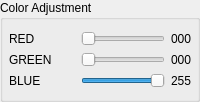
               <widget class="QGroupBox" name="groupBox">
                <property name="font">
                 <font>
                  <bold>false</bold>
                 </font>
                </property>
                <property name="title">
                 <string>Color Adjustment</string>
                </property>
                <layout class="QVBoxLayout" name="verticalLayout_18">
                 <property name="leftMargin">
                  <number>6</number>
                 </property>
                 <property name="rightMargin">
                  <number>6</number>
                 </property>
                 <item>
                  <layout class="QHBoxLayout" name="horizontalLayout_9">
                   <property name="spacing">
                    <number>6</number>
                   </property>
                   <item>
                    <widget class="QLabel" name="RLabel_text">
                     <property name="font">
                      <font>
                       <bold>false</bold>
                      </font>
                     </property>
                     <property name="text">
                      <string>RED</string>
                     </property>
                    </widget>
                   </item>
                   <item>
                    <widget class="QSlider" name="RSlider">
                     <property name="sizePolicy">
                      <sizepolicy hsizetype="Preferred" vsizetype="Fixed">
                       <horstretch>0</horstretch>
                       <verstretch>0</verstretch>
                      </sizepolicy>
                     </property>
                     <property name="maximum">
                      <number>255</number>
                     </property>
                     <property name="orientation">
                      <enum>Qt::Orientation::Horizontal</enum>
                     </property>
                    </widget>
                   </item>
                   <item>
                    <widget class="QLabel" name="RLabel">
                     <property name="maximumSize">
                      <size>
                       <width>20</width>
                       <height>16777215</height>
                      </size>
                     </property>
                     <property name="text">
                      <string notr="true">000</string>
                     </property>
                    </widget>
                   </item>
                  </layout>
                 </item>
                 <item>
                  <layout class="QHBoxLayout" name="horizontalLayout_10">
                   <item>
                    <widget class="QLabel" name="GLabel_text">
                     <property name="font">
                      <font>
                       <bold>false</bold>
                      </font>
                     </property>
                     <property name="text">
                      <string>GREEN</string>
                     </property>
                    </widget>
                   </item>
                   <item>
                    <widget class="QSlider" name="GSlider">
                     <property name="sizePolicy">
                      <sizepolicy hsizetype="Preferred" vsizetype="Fixed">
                       <horstretch>0</horstretch>
                       <verstretch>0</verstretch>
                      </sizepolicy>
                     </property>
                     <property name="maximum">
                      <number>255</number>
                     </property>
                     <property name="orientation">
                      <enum>Qt::Orientation::Horizontal</enum>
                     </property>
                    </widget>
                   </item>
                   <item>
                    <widget class="QLabel" name="GLabel">
                     <property name="maximumSize">
                      <size>
                       <width>20</width>
                       <height>16777215</height>
                      </size>
                     </property>
                     <property name="text">
                      <string notr="true">000</string>
                     </property>
                    </widget>
                   </item>
                  </layout>
                 </item>
                 <item>
                  <layout class="QHBoxLayout" name="horizontalLayout_11">
                   <item>
                    <widget class="QLabel" name="BLabel_text">
                     <property name="font">
                      <font>
                       <bold>false</bold>
                      </font>
                     </property>
                     <property name="text">
                      <string>BLUE</string>
                     </property>
                    </widget>
                   </item>
                   <item>
                    <widget class="QSlider" name="BSlider">
                     <property name="sizePolicy">
                      <sizepolicy hsizetype="Preferred" vsizetype="Fixed">
                       <horstretch>0</horstretch>
                       <verstretch>0</verstretch>
                      </sizepolicy>
                     </property>
                     <property name="maximum">
                      <number>255</number>
                     </property>
                     <property name="value">
                      <number>255</number>
                     </property>
                     <property name="orientation">
                      <enum>Qt::Orientation::Horizontal</enum>
                     </property>
                    </widget>
                   </item>
                   <item>
                    <widget class="QLabel" name="BLabel">
                     <property name="maximumSize">
                      <size>
                       <width>20</width>
                       <height>16777215</height>
                      </size>
                     </property>
                     <property name="text">
                      <string notr="true">255</string>
                     </property>
                    </widget>
                   </item>
                  </layout>
                 </item>
                </layout>
               </widget>
